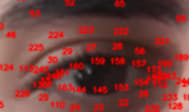
#> input picture image_landmark/photo_2024-06-01_18-50-50.jpg, 189 x 112 px, given in place of the camera
$ python Trackbar.py
#> lines starting #> are read from the running program, lines starting #| are printed output that depends on the picture
import cv2
import numpy as np

# Initialize the webcam
cap = cv2.VideoCapture(0)
cv2.namedWindow('Control Panel')


# The structure is as follows:

# lower=[The lower range of in hue_spectrum,50,50]
# upper=[The upper range of in hue_spectrum,255,255]


# Function to do nothing on trackbar change
def nothing(x):
    pass


# Create trackbars for color change
cv2.createTrackbar('LowerH', 'Control Panel', 0, 179, nothing)
#> slider 'LowerH' is set to 35
cv2.createTrackbar('LowerS', 'Control Panel', 0, 255, nothing)
#> slider 'LowerS' is set to 51
cv2.createTrackbar('LowerV', 'Control Panel', 0, 255, nothing)
#> slider 'LowerV' is set to 51
cv2.createTrackbar('UpperH', 'Control Panel', 179, 179, nothing)
cv2.createTrackbar('UpperS', 'Control Panel', 255, 255, nothing)
cv2.createTrackbar('UpperV', 'Control Panel', 255, 255, nothing)


# Function to get current trackbar positions
def get_trackbar_values():
    lower_h = cv2.getTrackbarPos('LowerH', 'Control Panel')
    lower_s = cv2.getTrackbarPos('LowerS', 'Control Panel')
    lower_v = cv2.getTrackbarPos('LowerV', 'Control Panel')
    upper_h = cv2.getTrackbarPos('UpperH', 'Control Panel')
    upper_s = cv2.getTrackbarPos('UpperS', 'Control Panel')
    upper_v = cv2.getTrackbarPos('UpperV', 'Control Panel')
    return (lower_h, lower_s, lower_v), (upper_h, upper_s, upper_v)


# Main loop to capture video frames and apply color detection
while True:
    ret, frame = cap.read()
#> frame is the input picture: shape (112, 189, 3); mean B, G, R 58.9, 62.8, 115.6
    if not ret:
        break

    # Convert frame to HSV color space
    hsv_frame = cv2.cvtColor(frame, cv2.COLOR_BGR2HSV)
#> hsv_frame: shape (112, 189, 3); mean H, S, V 36.1, 112.9, 115.7

    # Get current positions of the trackbars
    lower_bound, upper_bound = get_trackbar_values()

    # Create a mask with the specified bounds
    mask = cv2.inRange(hsv_frame, np.array(lower_bound), np.array(upper_bound))
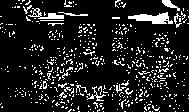
#> mask: shape (112, 189); 12.6% white in thin lines or dots

    # Apply the mask to the original frame
    result = cv2.bitwise_and(frame, frame, mask=mask)
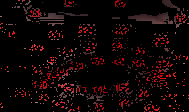
#> result: shape (112, 189, 3); mean B, G, R 5.7, 5.2, 16.5

    # Display the original frame and the masked frame
    cv2.imshow('Original Frame', frame)
    cv2.imshow('Masked Frame', result)

    # Exit the loop if 'q' is pressed
    if cv2.waitKey(1) & 0xFF == ord('q'):
#> (key q is pressed here)
        break

# Release the webcam and destroy all OpenCV windows
cap.release()
cv2.destroyAllWindows()
